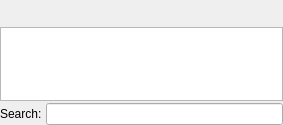
<?xml version="1.0" encoding="UTF-8"?>
<ui version="4.0">
 <class>GroupWidget</class>
 <widget class="QWidget" name="GroupWidget">
  <property name="geometry">
   <rect>
    <x>0</x>
    <y>0</y>
    <width>283</width>
    <height>125</height>
   </rect>
  </property>
  <layout class="QVBoxLayout" name="verticalLayout">
   <property name="spacing">
    <number>2</number>
   </property>
   <property name="leftMargin">
    <number>0</number>
   </property>
   <property name="topMargin">
    <number>0</number>
   </property>
   <property name="rightMargin">
    <number>0</number>
   </property>
   <property name="bottomMargin">
    <number>0</number>
   </property>
   <item>
    <layout class="QHBoxLayout" name="controlsLayout">
     <property name="spacing">
      <number>4</number>
     </property>
     <item>
      <layout class="QHBoxLayout" name="buttonLayout">
       <property name="spacing">
        <number>0</number>
       </property>
       <item>
        <widget class="QToolButton" name="btnAddCateg">
         <property name="toolTip">
          <string>Create new group category</string>
         </property>
         <property name="icon">
          <iconset resource="../Resources/resources.qrc">
           <normaloff>:/addcateg.svg</normaloff>:/addcateg.svg</iconset>
         </property>
         <property name="iconSize">
          <size>
           <width>18</width>
           <height>18</height>
          </size>
         </property>
         <property name="autoRaise">
          <bool>true</bool>
         </property>
        </widget>
       </item>
       <item>
        <widget class="QToolButton" name="btnAddGroup">
         <property name="toolTip">
          <string>Create new group</string>
         </property>
         <property name="icon">
          <iconset resource="../Resources/resources.qrc">
           <normaloff>:/addmark.svg</normaloff>:/addmark.svg</iconset>
         </property>
         <property name="iconSize">
          <size>
           <width>18</width>
           <height>18</height>
          </size>
         </property>
         <property name="autoRaise">
          <bool>true</bool>
         </property>
        </widget>
       </item>
       <item>
        <widget class="QToolButton" name="btnDelGroup">
         <property name="toolTip">
          <string>Delete group</string>
         </property>
         <property name="icon">
          <iconset resource="../Resources/resources.qrc">
           <normaloff>:/delmark.svg</normaloff>:/delmark.svg</iconset>
         </property>
         <property name="iconSize">
          <size>
           <width>18</width>
           <height>18</height>
          </size>
         </property>
         <property name="autoRaise">
          <bool>true</bool>
         </property>
        </widget>
       </item>
      </layout>
     </item>
     <item>
      <spacer name="horizontalSpacer">
       <property name="orientation">
        <enum>Qt::Horizontal</enum>
       </property>
       <property name="sizeHint" stdset="0">
        <size>
         <width>40</width>
         <height>20</height>
        </size>
       </property>
      </spacer>
     </item>
    </layout>
   </item>
   <item>
    <widget class="GroupTreeView" name="groupsTree">
     <property name="acceptDrops">
      <bool>true</bool>
     </property>
     <property name="editTriggers">
      <set>QAbstractItemView::EditKeyPressed|QAbstractItemView::SelectedClicked</set>
     </property>
     <property name="dragEnabled">
      <bool>true</bool>
     </property>
     <property name="expandsOnDoubleClick">
      <bool>true</bool>
     </property>
    </widget>
   </item>
   <item>
    <widget class="QWidget" name="filterWidget" native="true">
     <layout class="QHBoxLayout" name="horizontalLayout">
      <property name="spacing">
       <number>4</number>
      </property>
      <property name="leftMargin">
       <number>0</number>
      </property>
      <property name="topMargin">
       <number>0</number>
      </property>
      <property name="rightMargin">
       <number>0</number>
      </property>
      <property name="bottomMargin">
       <number>0</number>
      </property>
      <item>
       <widget class="QLabel" name="label">
        <property name="text">
         <string>Search:</string>
        </property>
       </widget>
      </item>
      <item>
       <widget class="ZLineEdit" name="filterEdit">
        <property name="toolTip">
         <string>Display groups with names containing entered text</string>
        </property>
        <property name="text">
         <string notr="true"/>
        </property>
        <property name="clearButtonEnabled">
         <bool>true</bool>
        </property>
       </widget>
      </item>
     </layout>
    </widget>
   </item>
  </layout>
 </widget>
 <customwidgets>
  <customwidget>
   <class>GroupTreeView</class>
   <extends>QTreeView</extends>
   <header>ztreeview.h</header>
  </customwidget>
  <customwidget>
   <class>ZLineEdit</class>
   <extends>QLineEdit</extends>
   <header>zlineedit.h</header>
  </customwidget>
 </customwidgets>
 <tabstops>
  <tabstop>btnAddCateg</tabstop>
  <tabstop>btnAddGroup</tabstop>
  <tabstop>btnDelGroup</tabstop>
  <tabstop>groupsTree</tabstop>
  <tabstop>filterEdit</tabstop>
 </tabstops>
 <resources>
  <include location="Resources/resources.qrc"/>
 </resources>
 <connections/>
</ui>
